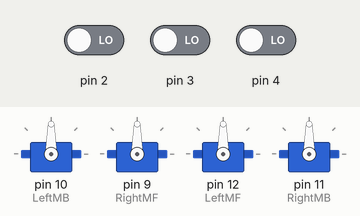
Bench run of a sketch on a simulated Arduino Uno, built with avr-gcc and run on an emulated ATmega328P. On the bench: 4 × servo. The test bench sets the inputs (shaded band); at power-on: pin 2 LOW, pin 3 LOW, pin 4 LOW. What the sketch prints to the serial monitor is not drawn.

Above: at 0.1 s.
Timing chart, 0 to 4.5 s (numbered marks = the images above):
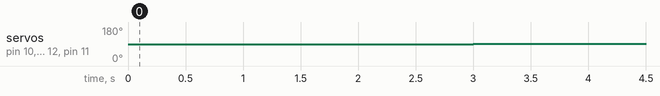

Measured:
- by itself, servo on pin 10 (LeftMB), servo on pin 9 (RightMF), servo on pin 12 (LeftMF), servo on pin 11 (RightMB): 90° → 91° at 3.0 s

The sketch:

new_elsa.ino
```cpp
/* Firmware for Elsa
   Test version
   Author: Vincent Yuan, Modified: Nick Wu
   Date: May 21, 2016
*/

#include <SoftwareSerial.h>
#include <stdlib.h>
#include <Servo.h>
#include <math.h>
#define TRIM 8


// DRIVING MODIFICATIONS
// modify FR, FL, BR, BL to change speeds: (+) correpsonds to faster speed, (-) for going reverse
// F:FRONT, B:BACK, R:RIGHT, L:LEFT e.g. FR = FRONT RIGHT WHEEL.
const int OFFSET = 1, FR = 9, FL = 9, BR = 9, BL = 9;
Servo LeftMF, LeftMB, RightMB, RightMF;
int lx = 0, ly = 0, az = 0;
int R1 = 0, R2 = 0, R3 = 0, R4 = 0, B2 = 0, B4 = 0, Mode = 0;
int lx_h = 0, lx_l = 0, az_h = 0, az_l = 0;
void setup() {
  Serial.begin(115200);
  pinMode(2, INPUT);
  pinMode(3, INPUT);
  pinMode(4, INPUT);
  pinMode(5, INPUT);
  LeftMB.attach(10);
  RightMF.attach(9);
  LeftMF.attach(12);
  RightMB.attach(11);
  set_off();
}

void loop() {

  //if (Serial.read() == 'I'){Serial.print("DRIVE");}
  //else Serial.flushRX();
  //responding to queries from usb
  sig_read();
  Serial.println(Mode);
  //serial_read();
  if (Mode == -1) { //Auto Mode
    serial_read(); lx = 128; ly = 128; az = B4;
    convert();
    drive();
  }
  else if (Mode == 0) { //RC Mode
    //Serial.println(az);
    lx = 128; ly = R2; az = R1;
    convert();
    drive();
    Serial.flushRX();
  }
  else { //STOP MODE
    lx = 128; ly = 128; az = 128;
    convert();
    drive();
    Serial.flushRX();
  }
  //Serial.print("lx: ");Serial.print(lx);Serial.print(" ly: ");Serial.print(ly);Serial.print(" az: ");Serial.println(az);

}

void set_off() {
  int lx_mid = 1550; //RX standard
  int az_mid = 1550; //RY standard
  lx_h = lx_mid + 150; lx_l = lx_mid - 150;
  az_h = az_mid + 150; az_l = az_mid - 150;
}

void sig_read() {
  R1 = pulseIn(2, HIGH); //1140 - 1965 RX LEFT-RIGHT
  R2 = pulseIn(3, HIGH); //1965 - 1140 RY UP-DOWN
  R3 = pulseIn(4, HIGH); //1970 - 1115 LY UP-DOWN
  //R4 = pulseIn(5,HIGH); //1970 - 1115 LX LEFT-RIGHT
  //Serial.print("R1: "); Serial.print(R1);Serial.print(" R2: "); Serial.print(R2);Serial.print(" R3: "); Serial.println(R3);
  if (R1 < lx_h && R1 > lx_l) R1 = 128;
  else R1 = map (R1, 1140, 1965, 0, 255);

  if (R2 < az_h && R2 > az_l) R2 = 128;
  else R2 = map (R2, 1140, 1965, 0, 255);
  //Serial.print("R3: ");Serial.println(R3);
  if (1100 < R3 && R3 < 1400) Mode = 1;
  else if (1400 < R3 && R3 < 1700) Mode = 0;
  else if (1700 < R3 && R3 < 2000) Mode = -1;
  else Mode = -2;
  //Serial.print("R1: "); Serial.println(R1);
  //Serial.print("R2: "); Serial.println(R2);
  if (abs(R1 - 90) < TRIM) R1 = 128;
  if (abs(R2 - 90) < TRIM) R2 = 128;
}

void serial_read() {
  if (Serial.available() > 9) {
    if (Serial.read() == 'B') {
      int B9 = (Serial.read() - '0') * 100 + (Serial.read() - '0') * 10 + (Serial.read() - '0');
      B2 = (Serial.read() - '0') * 100 + (Serial.read() - '0') * 10 + (Serial.read() - '0');
      B4 = (Serial.read() - '0') * 100 + (Serial.read() - '0') * 10 + (Serial.read() - '0');
      //Serial.print("B4: "); Serial.print(B4);
    }
    else {
      B2 = B4 = 128;
    }
    //B2 = 128;
  }
  else {
    B2 = B4 = 128;
  }
  //Serial.end();
  //Serial.begin(9600);
  Serial.flushRX();
}

void convert() {
  if (ly > 255)ly = 255; else if (ly < 0)ly = 0;
  if (az > 255)az = 255; else if (az < 0)az = 0;
  lx = map (lx, 0, 255, 80, 100);//80 100
  ly = map (ly, 0, 255, 85, 95);//85 95
  az = map (az, 0, 255, 80, 100);//80 100
}

void left(int front, int back) {
  LeftMF.write(90 + OFFSET - front);
  LeftMB.write(90 + OFFSET - back);
}
void right(int front, int back) {
  RightMF.write(90 + OFFSET + front);
  RightMB.write(90 + OFFSET + back);
}
void drive() {
  if (az == 90) {
    if (ly == 90) {
      right(0, 0); left(0, 0);
    } else if (ly > 90) {
      right(FR, BR); left(FL, BL);
      //Serial.println("FORWARD");
    } else {
      right(-FR, -BR); left(-BL, -BL);
      //Serial.println("BACK");
    }
  } else if (az < 90) {
    right(FR, BR); left(-FL, -BL);
    //Serial.println("RIGHT");
  } else {
    right(-FR, -BR); left(FL, BL);
    //Serial.println("LEFT");
  }
}
```
